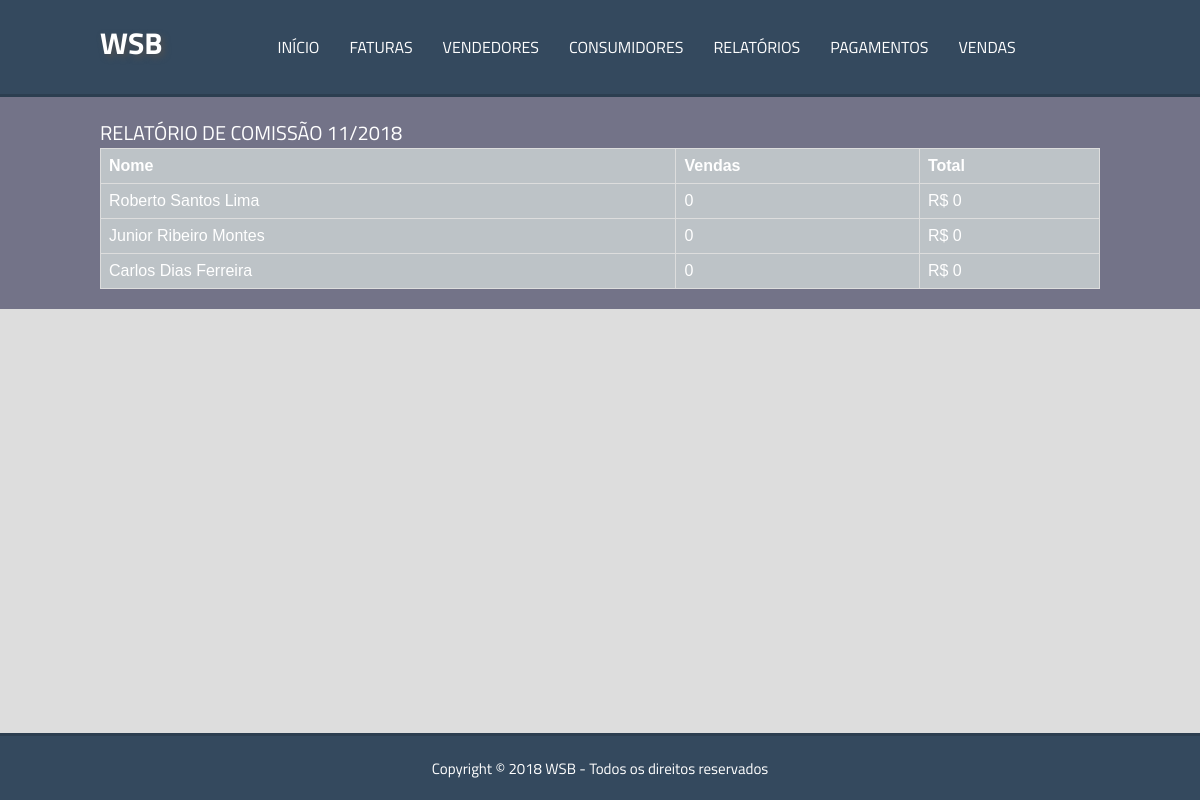
/comissao, run on the app's committed database.
### tables this page shows
CREATE TABLE `vendedor` (
  `idvendedor` int(11) NOT NULL,
  `nome` varchar(100) NOT NULL,
  `foto` varchar(100) NOT NULL,
  `matricula` varchar(100) NOT NULL,
  `percentComissao` varchar(100) NOT NULL,
  `email` varchar(100) NOT NULL
);

### paginas/comissao.php (the view, shortened to what this page needs)
<div class="container corpo">
  <div id="center">
    <div class="titulo">
      <span>RELATÓRIO DE COMISSÃO <?=  date('m/Y', time()); ?> </span>
    </div>
    <table>
  <tr>
    <th>Nome</th>
    <th>Vendas</th>
    <th>Total</th>
  </tr>
<?php
				$query = mysqli_query($con, "SELECT * FROM vendedor");
				$count = mysqli_num_rows($query);
				if ($count <= 0) {
					echo '<div class="erro">Nenhum vendedor encontrado!</div>';
				}else{
					while ($row = mysqli_fetch_assoc($query)) {
						$idvendedor = $row['idvendedor'];
            $nomeVendedor = $row['nome'];
            $Month = strtotime('01-'.date('m-Y', time()));
						$queryVendas = mysqli_query($con, "SELECT * FROM vendasplano WHERE idvendedor='$idvendedor' AND  data >'$Month'");
						$countVendas = mysqli_num_rows($queryVendas);
            $valor = 0;
?>
  <tr>
    <td><?= $nomeVendedor ?></td>
    <td><?= $countVendas ?></td>
    <td>R$ <?= $valor ?></td>
  </tr>
<?php
					}
				}
        ?>
</table>
  </div>
</div>

### css/style.css (style rules this page uses)
* { margin: 0; padding: 0; }
body { background-color: #DDDDDD; font-family: 'Titillium Web', sans-serif; }
.container { width: 100%; height: auto; float: left; padding: 20px 0; }
.container #center { width: 1000px; margin: 0 auto; float: none; }
.corpo { background: #737388; color: #fff; }
.corpo .titulo { font-size: 20px; width: 100%; }
table { font-family: arial, sans-serif; border-collapse: collapse; width: 100%; }
td, th { border: 1px solid #dddddd; text-align: left; padding: 8px; background-color: #bdc3c7; }
tr:nth-child(even) { background-color: #ecf0f1; }

### data on the page
vendedor: nome "Roberto Santos Lima", countVendas "0", valor "0"
vendedor: nome "Junior Ribeiro Montes", countVendas "0", valor "0"
vendedor: nome "Carlos Dias Ferreira", countVendas "0", valor "0"
